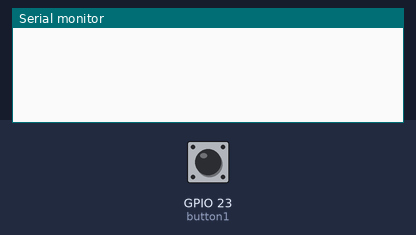
Bench run of a sketch on a simulated ESP32. On the bench: the last lines printed to the serial monitor. The test bench sets the inputs (shaded band); at power-on: GPIO 23 (button1) HIGH.

Above: at 1.2 s.
1.3 s: GPIO 23 (button1) pulled LOW for 1 s
At 2.7 s:
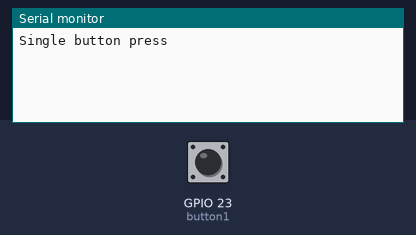
3.8 s: GPIO 23 (button1) pulsed LOW 2 times (0.12 s each, 0.3 s apart)
At 5.3 s:
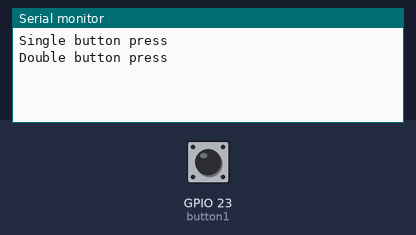

Measured:
- after the input at 1.3 s, the serial monitor: prints a new line after 0.30 s (image 1)
- after the input at 3.8 s, the serial monitor: prints a new line after 0.35 s (image 2)

The sketch:

Button_Basic.ino
```cpp
/*
 * Project: L04_01_oneButton
 * Description: One Button Assignment 1
 * Author: Daniel Mills
 * Date: Feb-21-2022
 */

#include <OneButton.h>  //includes the OneButton library

OneButton button1(23, false);  //OneButton to pin 23 and sets value to false
bool buttonState, blinker;     //Creates a bool var for buttonState and for blinker
int iButton = 0;               //Creates var to hold the button press outcome

void setup() {                         //start of void setup
  Serial.begin(9600);                  //Checks serial monitor
  button1.attachClick(click1);           //initialized button1 click1
  button1.attachDoubleClick(doubleClick1);  //initializes the DoubleClick function
  button1.setClickTicks(250);               //Sets the click rate for viewing outcome to 250
  button1.setPressTicks(2000);           //Looks for a listening time of 2000 for double click
  buttonState = false;                   //sets the button state to false
  blinker = false;                      //sets the blinker state to false
}                                      //end of setup

void loop() {                              //start of void loop
  button1.tick();                          //looks for input from the button

  if (buttonState == true) {

    if (blinker == true) {
      digitalWrite(iButton, HIGH);
      delay(100);
      digitalWrite(iButton, LOW);
      delay(100);
    }
    else {
      digitalWrite (iButton, HIGH);
    }
  }
  else{
    digitalWrite(iButton, LOW);
 }
}

void click1() {                                     //when input is received (button is pressed)..
    buttonState = !buttonState;                     //when button is pressed it changes the bool value of the buttonState
    Serial.printf("Single button press \n");        //can do the same thing as  different data types on the same line
}

void doubleClick1() {
  blinker = !blinker;
  Serial.printf("Double button press \n");
}


//end of If loop
```
